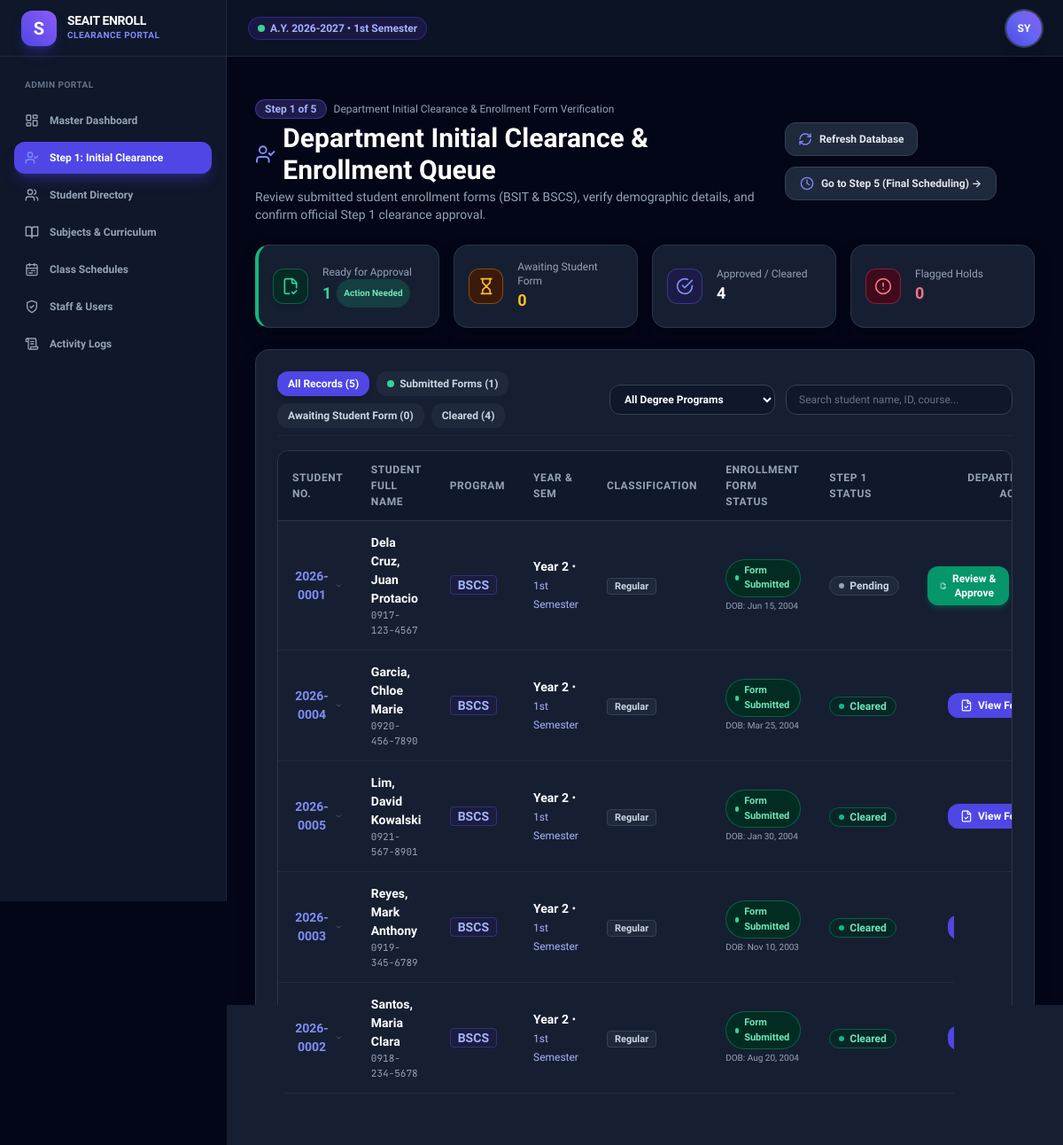
The app's page /modules/department/initial_queue.php (signed in) with its own data.
### tables this page shows
CREATE TABLE `academic_terms` (
    `id` INT NOT NULL AUTO_INCREMENT PRIMARY KEY,
    `academic_year` VARCHAR(20) NOT NULL,
    `semester` VARCHAR(20) NOT NULL,
    `is_active` TINYINT(1) DEFAULT 0,
    `created_at` TIMESTAMP DEFAULT CURRENT_TIMESTAMP
);

CREATE TABLE `clearance_stages` (
    `id` INT NOT NULL AUTO_INCREMENT PRIMARY KEY,
    `clearance_id` INT NOT NULL,
    `step_number` INT NOT NULL,
    `stage_code` ENUM('dept_initial', 'library', 'accounting', 'registrar', 'dept_final') NOT NULL,
    `stage_title` VARCHAR(100) NOT NULL,
    `status` ENUM('Pending', 'Cleared', 'Flagged') DEFAULT 'Pending',
    `officer_user_id` INT DEFAULT NULL,
    `officer_name` VARCHAR(100) DEFAULT NULL,
    `remarks` TEXT DEFAULT NULL,
    `signed_at` DATETIME DEFAULT NULL,
    `created_at` TIMESTAMP DEFAULT CURRENT_TIMESTAMP,
    UNIQUE KEY `unique_clearance_step` (`clearance_id`, `step_number`)
);

CREATE TABLE `students` (
    `id` INT NOT NULL AUTO_INCREMENT PRIMARY KEY,
    `user_id` INT NOT NULL UNIQUE,
    `student_no` VARCHAR(30) NOT NULL UNIQUE,
    `first_name` VARCHAR(60) NOT NULL,
    `middle_name` VARCHAR(60) DEFAULT NULL,
    `last_name` VARCHAR(60) NOT NULL,
    `birth_date` DATE DEFAULT NULL,
    `age` INT DEFAULT NULL,
    `sex` ENUM('Male', 'Female', 'Other') DEFAULT 'Male',
    `religion` VARCHAR(80) DEFAULT NULL,
    `civil_status` ENUM('Single', 'Married', 'Widowed', 'Separated') DEFAULT 'Single',
    `birth_place` VARCHAR(150) DEFAULT NULL,
    `program_id` INT NOT NULL,
    `year_level` INT NOT NULL DEFAULT 1,
    `enrolling_semester` ENUM('1st Semester', '2nd Semester') DEFAULT '1st Semester',
    `academic_status` ENUM('Regular', 'Irregular', 'Probationary', 'Graduating') DEFAULT 'Regular',
    `contact_no` VARCHAR(20) DEFAULT NULL,
    `address` TEXT DEFAULT NULL,
    `guardian_name` VARCHAR(120) DEFAULT NULL,
    `guardian_contact` VARCHAR(30) DEFAULT NULL,
    `enrollment_status` ENUM('Not Enrolled', 'In Clearance', 'Cleared', 'Enrolled') DEFAULT 'In Clearance',
    `created_at` TIMESTAMP DEFAULT CURRENT_TIMESTAMP
);

CREATE TABLE `programs` (
    `id` INT NOT NULL AUTO_INCREMENT PRIMARY KEY,
    `department_id` INT NOT NULL,
    `code` VARCHAR(20) NOT NULL UNIQUE,
    `name` VARCHAR(150) NOT NULL,
    `total_years` INT DEFAULT 4,
    `created_at` TIMESTAMP DEFAULT CURRENT_TIMESTAMP
);

### modules/department/initial_queue.php (the view, shortened to what the rows shown need)
<?php
require_once __DIR__ . '/../../config/functions.php';
$active_term = get_active_term();
$db = getDB();
$db->query("UPDATE students SET program_id = (SELECT id FROM programs WHERE code = 'BSIT' LIMIT 1) WHERE program_id IS NULL OR program_id = 0");
$query = "SELECT cs.id as stage_id, cs.status as stage_status, cs.signed_at, cs.remarks, cs.officer_name,
                 cr.id as clearance_id, cr.current_step, cr.overall_status,
                 s.id as student_id, s.student_no, s.first_name, s.middle_name, s.last_name,
                 s.birth_date, s.age, s.sex, s.religion, s.civil_status, s.birth_place, s.address,
                 s.guardian_name, s.guardian_contact, s.enrolling_semester,
                 s.contact_no, s.year_level, s.academic_status, s.program_id,
                 p.code as program_code, p.name as program_name, p.department_id,
                 u.email as student_email
          FROM clearance_stages cs
          JOIN clearance_requests cr ON cs.clearance_id = cr.id
          JOIN students s ON cr.student_id = s.id
          JOIN programs p ON s.program_id = p.id
          LEFT JOIN users u ON s.user_id = u.id
          WHERE cs.step_number = 1 AND cr.academic_term_id = ? ";
$params = [$active_term['id']];
$query .= " ORDER BY (CASE WHEN cs.status = 'Pending' AND s.birth_date IS NOT NULL AND s.birth_date != '' THEN 1 WHEN cs.status = 'Pending' THEN 2 WHEN cs.status = 'Flagged' THEN 3 ELSE 4 END), s.last_name ASC";
$stmt = $db->prepare($query);
$stmt->execute($params);
$students = $stmt->fetchAll();
include __DIR__ . '/../../includes/header.php';
?>
<div class="space-y-6 max-w-7xl mx-auto">
    <div class="flex flex-col sm:flex-row sm:items-center justify-between gap-4">
        <div>
            <h1 class="text-2xl sm:text-3xl font-extrabold text-white mt-1 flex items-center gap-2">
                <i data-lucide="user-check" class="w-7 h-7 text-indigo-400"></i>
                Department Initial Clearance & Enrollment Queue
            </h1>
        </div>
    </div>
    <div class="glass-card p-6 space-y-4">
        <div class="data-table-container">
            <table class="data-table" id="dept-table">
                <thead>
                    <tr>
                        <th>Student No.</th>
                        <th>Student Full Name</th>
                        <th>Program</th>
                        <th>Year & Sem</th>
                        <th>Classification</th>
                        <th>Enrollment Form Status</th>
                        <th>Step 1 Status</th>
                        <th class="text-right">Department Action</th>
                    </tr>
                </thead>
                <tbody>
                    <?php if (empty($students)): ?>
                        <tr>
                            <td colspan="8" class="text-center py-8 text-slate-500 italic">No student clearance records found in Step 1 queue for this term.</td>
                        </tr>
                    <?php else: ?>
                        <?php foreach ($students as $row):
                            $has_submitted_form = !empty($row['birth_date']) && !empty($row['guardian_name']) && !empty($row['address']);
                            $filter_category = 'all';
                            if ($row['stage_status'] === 'Cleared') {
                                $filter_category = 'cleared';
                            } elseif ($row['stage_status'] === 'Flagged') {
                                $filter_category = 'flagged';
                            } elseif ($has_submitted_form) {
                                $filter_category = 'ready';
                            } else {
                                $filter_category = 'pending_form';
                            }
                            $stage_id = intval($row['stage_id']);
                        ?>
                            <tr id="student-row-<?= $stage_id ?>" data-category="<?= $filter_category ?>" data-program="<?= htmlspecialchars($row['program_code']) ?>">
                                <td class="font-mono font-bold text-indigo-400">
                                    <button type="button" onclick="toggleStudentReviewPanel(<?= $stage_id ?>)" class="hover:underline text-indigo-400 font-bold cursor-pointer flex items-center gap-1" title="Click to review full enrollment dossier">
                                        <span><?= htmlspecialchars($row['student_no']) ?></span>
                                        <i data-lucide="chevron-down" id="chevron-<?= $stage_id ?>" class="w-3.5 h-3.5 text-slate-500 transition-transform"></i>
                                    </button>
                                </td>
                                <td>
                                    <div class="font-semibold text-white"><?= htmlspecialchars($row['last_name'] . ', ' . $row['first_name'] . (!empty($row['middle_name']) ? ' ' . $row['middle_name'] : '')) ?></div>
                                    <div class="text-[11px] text-slate-400 font-mono"><?= htmlspecialchars($row['contact_no'] ?? 'No contact') ?></div>
                                </td>
                                <td>
                                    <span class="font-bold text-indigo-300 px-2 py-0.5 rounded bg-indigo-950/60 border border-indigo-500/30"><?= htmlspecialchars($row['program_code']) ?></span>
                                </td>
                                <td class="text-slate-300">
                                    <span class="font-semibold text-white">Year <?= htmlspecialchars($row['year_level']) ?></span> &bull;
                                    <span class="text-xs text-indigo-300"><?= htmlspecialchars($row['enrolling_semester'] ?? '1st Sem') ?></span>
                                </td>
                                <td>
                                    <span class="px-2 py-0.5 rounded text-[11px] font-semibold bg-slate-800 text-slate-300 border border-slate-700">
                                        <?= htmlspecialchars($row['academic_status']) ?>
                                    </span>
                                </td>
                                <td>
                                    <?php if ($has_submitted_form): ?>
                                        <div class="space-y-0.5">
                                            <span class="inline-flex items-center gap-1.5 px-2.5 py-1 rounded-full text-[11px] font-bold bg-emerald-950 text-emerald-300 border border-emerald-500/40 shadow-sm">
                                                <span class="w-1.5 h-1.5 rounded-full bg-emerald-400 animate-pulse"></span>
                                                Form Submitted
                                            </span>
                                            <div class="text-[10px] text-slate-400 truncate max-w-[180px]" title="<?= htmlspecialchars($row['address']) ?>">
                                                DOB: <?= $row['birth_date'] ? date('M d, Y', strtotime($row['birth_date'])) : '—' ?>
                                            </div>
                                        </div>
                                    <?php endif; ?>
                                </td>
                                <td><?= get_status_badge($row['stage_status']) ?></td>
                                <td class="text-right">
                                    <div class="flex items-center justify-end gap-2">
                                        <button type="button" onclick="toggleStudentReviewPanel(<?= $stage_id ?>)" class="px-3.5 py-1.5 <?= ($row['stage_status'] !== 'Cleared' && $has_submitted_form) ? 'bg-emerald-600 hover:bg-emerald-500 text-white shadow-md shadow-emerald-600/30' : 'bg-indigo-600 hover:bg-indigo-500 text-white' ?> text-xs font-bold rounded-xl flex items-center gap-1.5 transition-all cursor-pointer">
                                            <i data-lucide="<?= ($row['stage_status'] === 'Cleared') ? 'file-check' : 'file-signature' ?>" class="w-3.5 h-3.5 pointer-events-none"></i>
                                            <span class="pointer-events-none"><?= ($row['stage_status'] === 'Cleared') ? 'View Form' : ($has_submitted_form ? 'Review & Approve' : 'Review Form') ?></span>
                                        </button>
                                    </div>
                                </td>
                            </tr>
                        <?php endforeach; ?>
                    <?php endif; ?>
                </tbody>
            </table>
        </div>
    </div>
</div>
<?php include __DIR__ . '/../../includes/footer.php'; ?>

### includes/header.php (shortened to what the rows shown need)
<?php
require_once __DIR__ . '/../config/functions.php';
$user = current_user();
$active_term = get_active_term();
?>
<!DOCTYPE html>
<html lang="en" class="dark">
<head>
    <script src="https://cdn.tailwindcss.com"></script>
    <link rel="stylesheet" href="<?= url('assets/css/style.css') ?>">
    <link rel="stylesheet" href="<?= url('assets/css/print.css') ?>" media="print">
</head>
<body class="bg-slate-950 text-slate-100 flex min-h-screen">
    <?php if (is_logged_in()): ?>
    <?php include __DIR__ . '/sidebar.php'; ?>
    <?php endif; ?>
    <div class="flex-1 flex flex-col min-w-0">
        <?php if (is_logged_in()): ?>
        <header class="h-16 bg-slate-900/80 backdrop-blur-md border-b border-slate-800 flex items-center justify-between px-4 sm:px-6 z-30 sticky top-0">
            <div class="flex items-center gap-3">
                <div class="flex items-center gap-2">
                    <span class="inline-flex items-center gap-1.5 px-2.5 py-1 rounded-full text-xs font-semibold bg-indigo-950/80 text-indigo-300 border border-indigo-700/50">
                        <span class="w-2 h-2 rounded-full bg-emerald-400 animate-pulse"></span>
                        A.Y. <?= htmlspecialchars($active_term['academic_year']) ?> &bull; <?= htmlspecialchars($active_term['semester']) ?>
                    </span>
                </div>
            </div>
            <div class="flex items-center gap-4">
                <div class="relative" id="user-profile-menu-container">
                    <button type="button" id="user-profile-btn" onclick="toggleUserProfileDropdown(event)" class="w-10 h-10 rounded-full bg-gradient-to-tr from-indigo-600 via-indigo-500 to-violet-500 hover:from-indigo-500 hover:to-violet-400 flex items-center justify-center font-bold text-xs text-white shadow-lg ring-2 ring-slate-700 hover:ring-indigo-400 active:scale-95 transition-all focus:outline-none cursor-pointer select-none" aria-label="User profile menu" aria-expanded="false" title="Tap to toggle Actions Menu">
                        <span id="user-avatar-initials" class="pointer-events-none"><?= strtoupper(substr($user['full_name'] ?? $user['username'], 0, 2)) ?></span>
                    </button>
                </div>
            </div>
        </header>
        <?php endif; ?>
        <main class="flex-1 overflow-y-auto p-4 sm:p-6 lg:p-8">

### config/functions.php (shortened to what the rows shown need)
<?php
function url($path = '') {
    return BASE_URL . ltrim($path, '/');
}
function is_logged_in() {
    return isset($_SESSION['user_id']) && !empty($_SESSION['user_id']);
}
function current_user() {
    return [
        'id'            => $_SESSION['user_id'] ?? null,
        'username'      => $_SESSION['username'] ?? '',
        'email'         => $_SESSION['email'] ?? '',
        'role'          => $_SESSION['role'] ?? '',
        'full_name'     => $_SESSION['full_name'] ?? '',
        'department_id' => $_SESSION['department_id'] ?? null,
        'student_id'    => $_SESSION['student_id'] ?? null,
        'student_no'    => $_SESSION['student_no'] ?? null,
        'program_id'    => $_SESSION['program_id'] ?? null,
        'program_code'  => $_SESSION['program_code'] ?? null,
    ];
}
function get_active_term() {
    $db = getDB();
    $stmt = $db->query("SELECT * FROM academic_terms WHERE is_active = 1 LIMIT 1");
    $term = $stmt->fetch();
    return $term;
}
function get_status_badge($status) {
    $status = trim($status);
    switch (strtolower($status)) {
        case 'cleared':
        case 'completed':
        case 'enrolled':
        case 'resolved':
        case 'fully paid':
            return '<span class="inline-flex items-center px-2.5 py-0.5 rounded-full text-xs font-semibold bg-emerald-100 text-emerald-800 dark:bg-emerald-950/60 dark:text-emerald-300 border border-emerald-200 dark:border-emerald-800"><span class="w-1.5 h-1.5 rounded-full bg-emerald-500 mr-1.5"></span>' . htmlspecialchars($status) . '</span>';
        case 'pending':
        case 'unpaid':
            return '<span class="inline-flex items-center px-2.5 py-0.5 rounded-full text-xs font-semibold bg-slate-100 text-slate-700 dark:bg-slate-800 dark:text-slate-300 border border-slate-200 dark:border-slate-700"><span class="w-1.5 h-1.5 rounded-full bg-slate-400 mr-1.5"></span>' . htmlspecialchars($status) . '</span>';
    }
}

### records on screen
academic_terms: academic_year "2026-2027", semester "1st Semester"
clearance_stages: students.student_no "2026-0001", students.last_name+first_name+middle_name "Dela Cruz, Juan Protacio", students.contact_no "0917-123-4567", programs.code "BSCS", students.year_level "2", students.enrolling_semester "1st Semester", students.academic_status "Regular", students.birth_date "Jun 15, 2004", status "Pending", shows "Review & Approve"
clearance_stages: students.student_no "2026-0004", students.last_name+first_name+middle_name "Garcia, Chloe Marie", students.contact_no "0920-456-7890", programs.code "BSCS", students.year_level "2", students.enrolling_semester "1st Semester", students.academic_status "Regular", students.birth_date "Mar 25, 2004", status "Cleared", shows "View…"
clearance_stages: students.student_no "2026-0005", students.last_name+first_name+middle_name "Lim, David Kowalski", students.contact_no "0921-567-8901", programs.code "BSCS", students.year_level "2", students.enrolling_semester "1st Semester", students.academic_status "Regular", students.birth_date "Jan 30, 2004", status "Cleared", shows "View…"
clearance_stages: students.student_no "2026-0003", students.last_name+first_name+middle_name "Reyes, Mark Anthony", students.contact_no "0919-345-6789", programs.code "BSCS", students.year_level "2", students.enrolling_semester "1st Semester", students.academic_status "Regular", students.birth_date "Nov 10, 2003", status "Cleared"
clearance_stages: students.student_no "2026-0002", students.last_name+first_name+middle_name "Santos, Maria Clara", students.contact_no "0918-234-5678", programs.code "BSCS", students.year_level "2", students.enrolling_semester "1st Semester", students.academic_status "Regular", students.birth_date "Aug 20, 2004", status "Cleared"

### other values on screen
$role "ADMIN"
substr($user['full_name'] ?? $user['username'], 0, 2) "SY"
$ready_for_approval_count "1"
$awaiting_submission_count "0"
$cleared_count "4"
$flagged_count "0"
count($students) "5"
